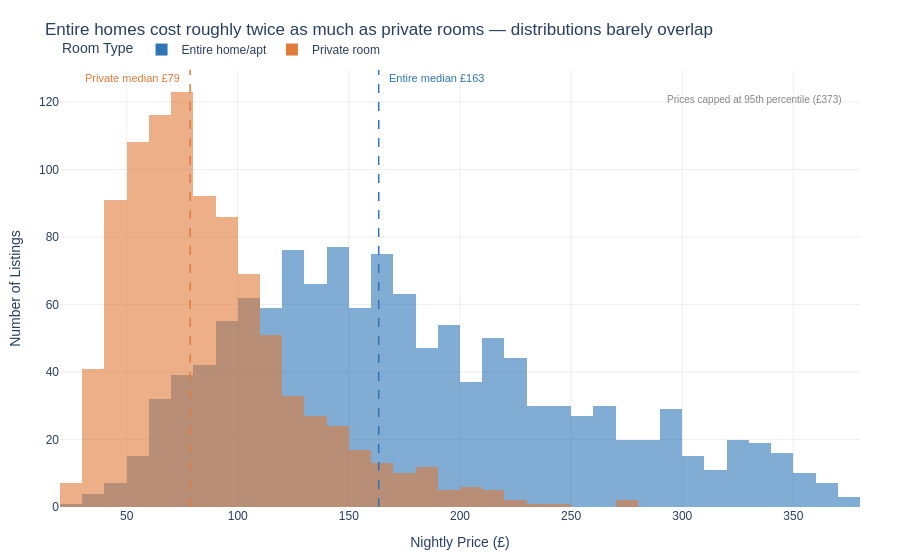

The cell this chart's notebook holds for it:
### Markdown cell above
## Task 1 — Histogram: price by room type (overlapping distributions)

**What to build:** A histogram showing price distributions for **Entire home/apt vs Private room** (exclude Shared room — too few observations) overlaid on the same chart.

**Requirements:**
- Both room types on the same chart (use `color='room_type'`)
- `barmode='overlay'` with `opacity=0.6` so both distributions are visible
- A vertical line for the median of EACH room type, differently coloured
- Insight title comparing the two distributions

> 💡 `df_cap[df_cap['room_type'].isin(['Entire home/apt','Private room'])]`

### Code cell
# Task 1

df_two = df_cap.loc[df_cap['room_type'].isin(['Entire home/apt', 'Private room'])].copy()

med_entire  = df_two.loc[df_two['room_type'] == 'Entire home/apt']['price'].median()
med_private = df_two.loc[df_two['room_type'] == 'Private room']['price'].median()

palette = {'Entire home/apt': '#2E75B6', 'Private room': '#E07B39'}

fig = px.histogram(
    df_two,
    x='price',
    color='room_type',
    barmode='overlay',
    nbins=60,
    opacity=0.6,                                
    color_discrete_map=palette,
    labels={'price': 'Nightly Price (£)', 'room_type': 'Room Type'},
    title='Entire homes cost roughly twice as much as private rooms — distributions barely overlap',
)


fig.add_vline(
    x=med_entire, line_dash='dash', line_color='#2E75B6', line_width=1.5,
    annotation=dict(
        text=f'Entire median £{med_entire:.0f}',
        font=dict(color='#2E75B6', size=11),
        xanchor='left', yanchor='top', xshift=8,   
    ),
)

fig.add_vline(
    x=med_private, line_dash='dash', line_color='#E07B39', line_width=1.5,
    annotation=dict(
        text=f'Private median £{med_private:.0f}',
        font=dict(color='#E07B39', size=11),
        xanchor='right', yanchor='top', xshift=-8,  
    ),
)

fig.add_annotation(
    xref='paper', yref='paper', x=0.98, y=0.95,
    text=f'Prices capped at 95th percentile (£{p95:.0f})',
    showarrow=False,
    font=dict(size=10, color='#888888'),
    align='right',
)

fig.update_layout(
    plot_bgcolor='white',
    paper_bgcolor='white',
    font=dict(family='Arial', size=12),
    legend=dict(title='Room Type', orientation='h', y=1.08),
    margin=dict(l=60, r=40, t=70, b=40),
)
fig.update_xaxes(gridcolor='#EEEEEE')
fig.update_yaxes(gridcolor='#EEEEEE', title='Number of Listings')

fig.show()

### Figure 1 — Plotly figure (JSON) as saved in the notebook; plotly's stock layout.template omitted (floating-point values rounded to 4 significant figures; data arrays with more than 128 entries replaced by an {"elided": "..."} marker saying what was removed)
{"data": [{"bingroup": "x", "hovertemplate": "Room Type=Entire home/apt<br>Nightly Price (£)=%{x}<br>count=%{y}<extra></extra>", "legendgroup": "Entire home/apt", "marker": {"color": "#2E75B6", "opacity": 0.6, "pattern": {"shape": ""}}, "name": "Entire home/apt", "nbinsx": 60, "orientation": "v", "showlegend": true, "type": "histogram", "x": {"elided": "1251 float values"}, "xaxis": "x", "yaxis": "y"}, {"bingroup": "x", "hovertemplate": "Room Type=Private room<br>Nightly Price (£)=%{x}<br>count=%{y}<extra></extra>", "legendgroup": "Private room", "marker": {"color": "#E07B39", "opacity": 0.6, "pattern": {"shape": ""}}, "name": "Private room", "nbinsx": 60, "orientation": "v", "showlegend": true, "type": "histogram", "x": {"elided": "942 float values"}, "xaxis": "x", "yaxis": "y"}], "layout": {"annotations": [{"font": {"color": "#2E75B6", "size": 11}, "showarrow": false, "text": "Entire median £163", "x": 163.4, "xanchor": "left", "xref": "x", "xshift": 8, "y": 1, "yanchor": "top", "yref": "y domain"}, {"font": {"color": "#E07B39", "size": 11}, "showarrow": false, "text": "Private median £79", "x": 78.57, "xanchor": "right", "xref": "x", "xshift": -8, "y": 1, "yanchor": "top", "yref": "y domain"}, {"align": "right", "font": {"color": "#888888", "size": 10}, "showarrow": false, "text": "Prices capped at 95th percentile (£373)", "x": 0.98, "xref": "paper", "y": 0.95, "yref": "paper"}], "barmode": "overlay", "font": {"family": "Arial", "size": 12}, "legend": {"orientation": "h", "title": {"text": "Room Type"}, "tracegroupgap": 0, "y": 1.08}, "margin": {"b": 40, "l": 60, "r": 40, "t": 70}, "paper_bgcolor": "white", "plot_bgcolor": "white", "shapes": [{"line": {"color": "#2E75B6", "dash": "dash", "width": 1.5}, "type": "line", "x0": 163.4, "x1": 163.4, "xref": "x", "y0": 0, "y1": 1, "yref": "y domain"}, {"line": {"color": "#E07B39", "dash": "dash", "width": 1.5}, "type": "line", "x0": 78.57, "x1": 78.57, "xref": "x", "y0": 0, "y1": 1, "yref": "y domain"}], "title": {"text": "Entire homes cost roughly twice as much as private rooms — distributions barely overlap"}, "xaxis": {"anchor": "y", "domain": [0, 1], "gridcolor": "#EEEEEE", "title": {"text": "Nightly Price (£)"}}, "yaxis": {"anchor": "x", "domain": [0, 1], "gridcolor": "#EEEEEE", "title": {"text": "Number of Listings"}}}}
